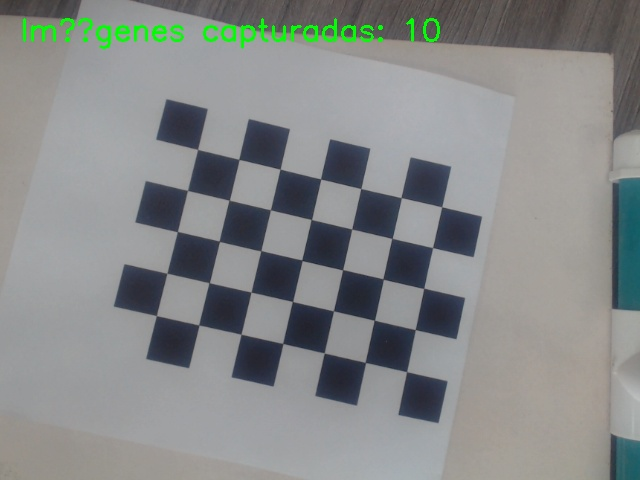
#> input picture calibration_images/calibration_20250325_151842.jpg, 640 x 480 px, given in place of the camera
$ python 'Calibración.py'
#> lines starting #> are read from the running program, lines starting #| are printed output that depends on the picture; after the words box and inside, x2 and y2 are one past the last pixel; in counts of white or black regions, pixels touching at a corner belong together
import cv2
import numpy as np
import os
import json
from datetime import datetime

class CameraCalibrator:
    def __init__(self):
        # Configuración de carpetas
        self.calibration_folder = "C:/Users/johnd/Downloads/Dobot MG400-20250325T192116Z-001/Dobot MG400/calibration_images"
        self.undistorted_folder = "C:/Users/johnd/Downloads/Dobot MG400-20250325T192116Z-001/Dobot MG400/undistorted_images"

        # Crear carpetas si no existen
        os.makedirs(self.calibration_folder, exist_ok=True)
        os.makedirs(self.undistorted_folder, exist_ok=True)

        # Contador de imágenes capturadas
        self.image_count = 0

        # Parámetros del tablero de ajedrez (ajustar según tu tablero)
        self.chessboard_size = (5, 7)  # Número de esquinas internas

        # Preparar puntos objeto (0,0,0), (1,0,0), (2,0,0), ...
        self.objp = np.zeros((self.chessboard_size[0] * self.chessboard_size[1], 3), np.float32)
        self.objp[:, :2] = np.mgrid[0:self.chessboard_size[0], 0:self.chessboard_size[1]].T.reshape(-1, 2)

        # Arrays para almacenar puntos de objetos y puntos de imagen
        self.objpoints = []  # Puntos 3D en el espacio real
        self.imgpoints = []  # Puntos 2D en el plano de la imagen

        # Ventana redimensionable
        self.window_name = "Camera Calibration"
        cv2.namedWindow(self.window_name, cv2.WINDOW_NORMAL)

    def start_capture(self):
        cap = cv2.VideoCapture(3)


        if not cap.isOpened():
            print("Error: No se pudo abrir la cámara.")
            return

        print("Instrucciones:")
        print("- Presiona 'f' para capturar una imagen")
        print("- Presiona 'x' para realizar la calibración")
        print("- Presiona 'q' para salir")

        while True:
            ret, frame = cap.read()
#> frame is the input picture: shape (480, 640, 3); mean B, G, R 137.1, 137.6, 134.7
            if not ret:
                print("Error: No se pudo capturar el frame.")
                break

            frame = cv2.resize(frame, (640, 640))  # Redimensionar a 640x640
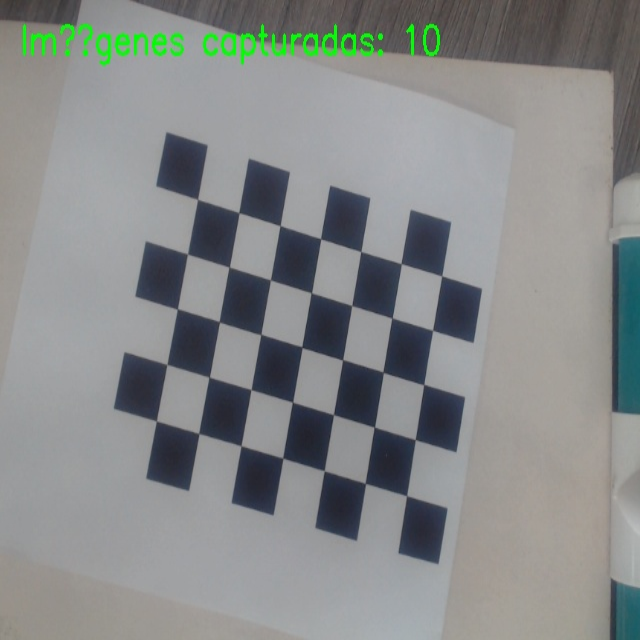
#> frame: shape (640, 640, 3); mean B, G, R 137.1, 137.6, 134.7

            text = f"Imágenes capturadas: {self.image_count}"
            cv2.putText(frame, text, (20, 40), cv2.FONT_HERSHEY_SIMPLEX, 1, (0, 255, 0), 2)
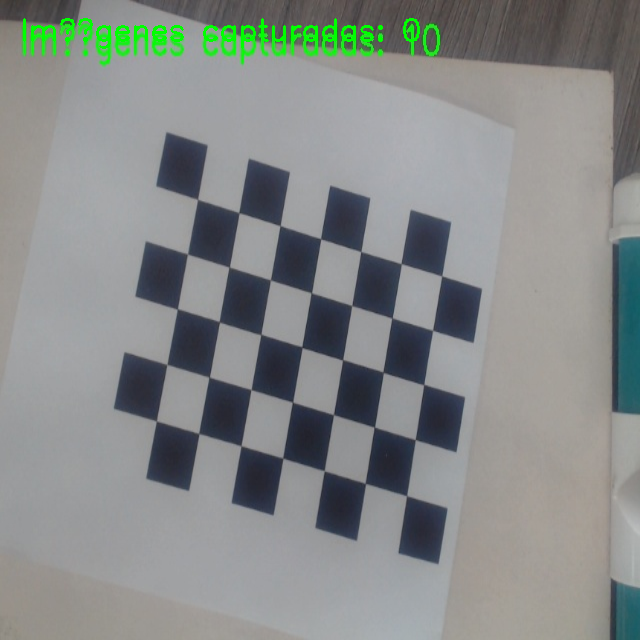
#> frame: shape (640, 640, 3); 0.64% of pixels changed, all inside (x1, y1, x2, y2) = (23, 18, 420, 49)

            cv2.imshow(self.window_name, frame)

            key = cv2.waitKey(1) & 0xFF
#> (key x is pressed here)

            if key == ord('f'):
                self.capture_image(frame)
            elif key == ord('x'):
                cap.release()
                self.calibrate_camera()
                break
            elif key == ord('q'):
                break

        cap.release()
        cv2.destroyAllWindows()

    # [18 lines left out: function capture_image, not called in this run]

    def calibrate_camera(self):
        print("\nIniciando calibración de la cámara...")

        if self.image_count == 0:
            print("Error: No hay imágenes para calibrar.")
            return

        # Procesar todas las imágenes en la carpeta de calibración
        image_files = [os.path.join(self.calibration_folder, f) for f in os.listdir(self.calibration_folder)
                      if f.startswith('calibration_') and f.endswith('.jpg')]

        if not image_files:
            print("Error: No se encontraron imágenes de calibración.")
            return

        print(f"Procesando {len(image_files)} imágenes para calibración...")

        # Criterios de terminación para la detección de esquinas
        criteria = (cv2.TERM_CRITERIA_EPS + cv2.TERM_CRITERIA_MAX_ITER, 30, 0.001)

        for img_file in image_files:
            img = cv2.imread(img_file)
            gray = cv2.cvtColor(img, cv2.COLOR_BGR2GRAY)

            # Encontrar esquinas del tablero
            ret, corners = cv2.findChessboardCorners(gray, self.chessboard_size, None)

            if ret:
                self.objpoints.append(self.objp)

                # Refinar las esquinas a nivel de subpíxel
                corners2 = cv2.cornerSubPix(gray, corners, (11, 11), (-1, -1), criteria)
                self.imgpoints.append(corners2)

                # Dibujar y mostrar las esquinas
                cv2.drawChessboardCorners(img, self.chessboard_size, corners2, ret)

                # Guardar imagen con esquinas marcadas
                base_name = os.path.basename(img_file)
                marked_file = os.path.join(self.calibration_folder, "marked_" + base_name)
                cv2.imwrite(marked_file, img)
            else:
                print(f"No se pudo encontrar el tablero en la imagen: {img_file}")

        if not self.objpoints:
            print("Error: No se pudo detectar el tablero en ninguna imagen.")
            return

        print("Calculando parámetros de calibración...")

        # Calibrar la cámara
        ret, mtx, dist, rvecs, tvecs = cv2.calibrateCamera(
            self.objpoints, self.imgpoints, gray.shape[::-1], None, None
        )

        if not ret:
            print("Error en la calibración de la cámara.")
            return

        print("\nCalibración completada con éxito!")
        print("\nMatriz de la cámara:")
        print(mtx)
        print("\nCoeficientes de distorsión:")
        print(dist)

        # Guardar parámetros en un archivo JSON
        calibration_data = {
            "camera_matrix": mtx.tolist(),
            "distortion_coefficients": dist.tolist()
        }

        with open("camera_calibration.json", "w") as f:
            json.dump(calibration_data, f, indent=4)

        print("\nParámetros de calibración guardados en 'camera_calibration.json'")

        # Remover distorsión de las imágenes
        self.undistort_images(mtx, dist)

    # [27 lines left out: function undistort_images, not called in this run]


if __name__ == "__main__":
    calibrator = CameraCalibrator()
    calibrator.start_capture()

$ run again, on calibration_images/calibration_20250325_151845.jpg
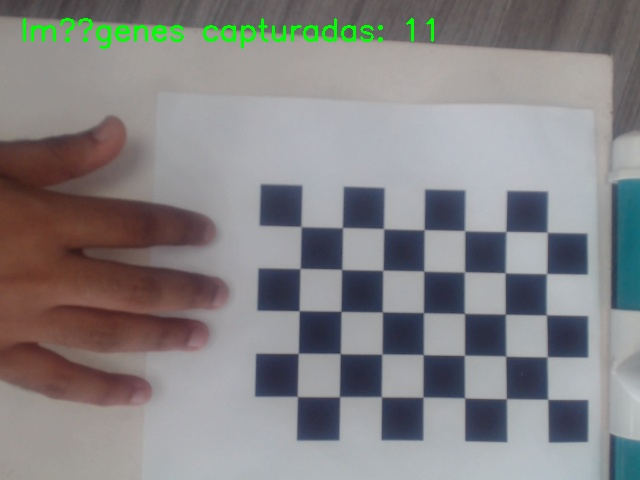
#> input picture calibration_images/calibration_20250325_151845.jpg, 640 x 480 px, given in place of the camera
#> in start_capture, frame is the input picture: shape (480, 640, 3); mean B, G, R 132.4, 131.5, 133.2
#> in start_capture, `frame = cv2.resize(frame, (640, 640))`:
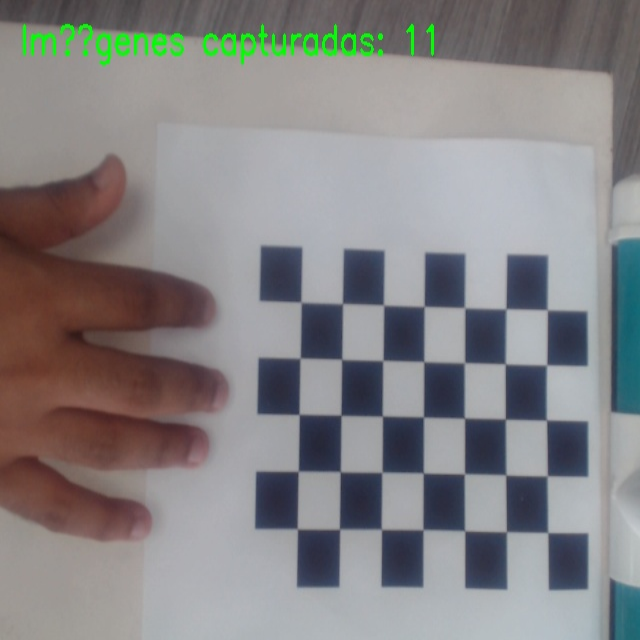
#> frame: shape (640, 640, 3); mean B, G, R 132.4, 131.5, 133.2
#> in start_capture, `cv2.putText(frame, text, (20, 40), cv2.FONT_HERSHEY_SIMPLEX, 1, (0, 25..`:
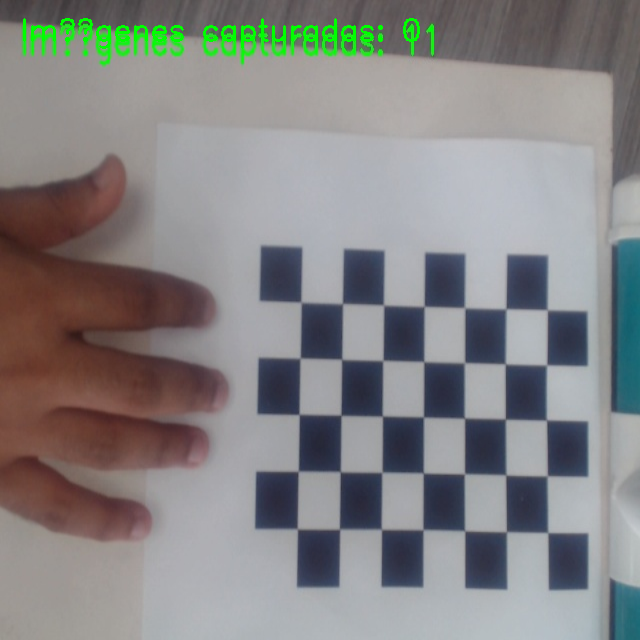
#> frame: shape (640, 640, 3); 0.64% of pixels changed, all inside (x1, y1, x2, y2) = (23, 18, 420, 49)

$ run again, on calibration_images/calibration_20250325_151855.jpg
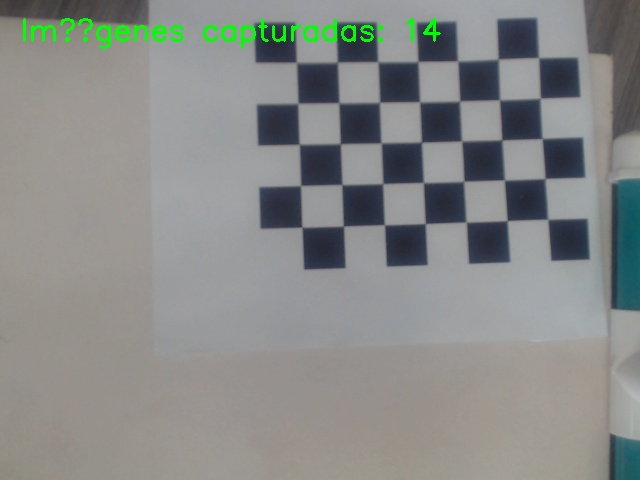
#> input picture calibration_images/calibration_20250325_151855.jpg, 640 x 480 px, given in place of the camera
#> in start_capture, frame is the input picture: shape (480, 640, 3); mean B, G, R 135.9, 137.9, 135.7
#> in start_capture, `frame = cv2.resize(frame, (640, 640))`:
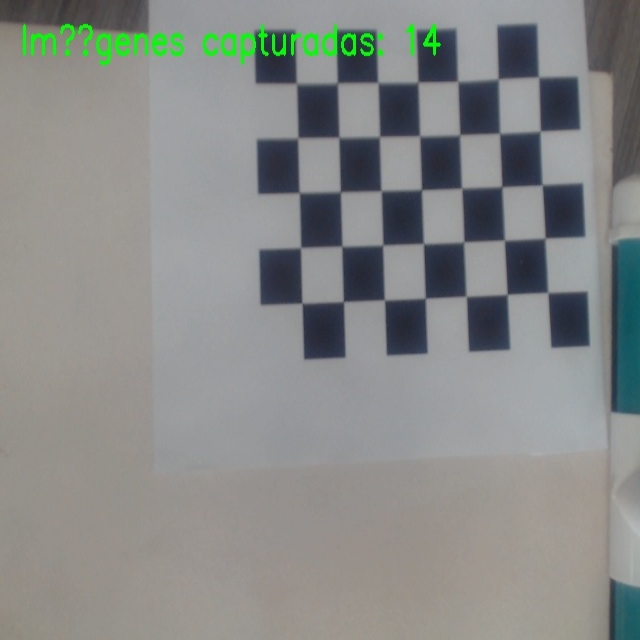
#> frame: shape (640, 640, 3); mean B, G, R 135.9, 137.9, 135.7
#> in start_capture, `cv2.putText(frame, text, (20, 40), cv2.FONT_HERSHEY_SIMPLEX, 1, (0, 25..`:
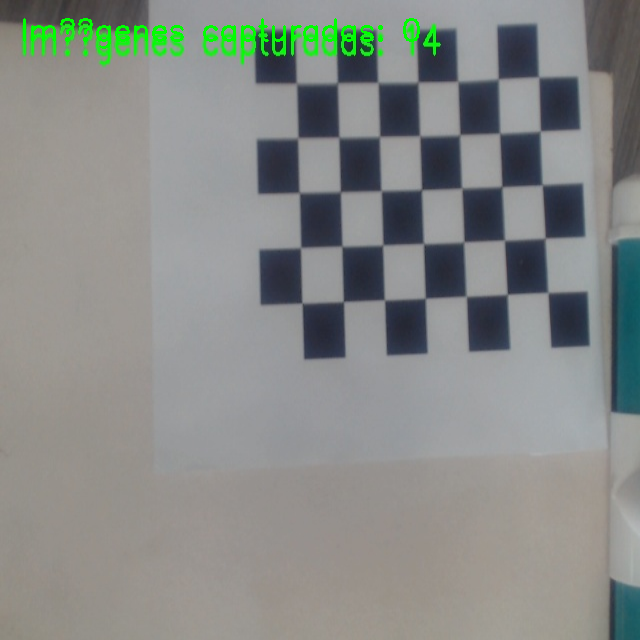
#> frame: shape (640, 640, 3); 0.64% of pixels changed, all inside (x1, y1, x2, y2) = (23, 18, 420, 49)

$ run again, on calibration_images/calibration_20250325_151904.jpg
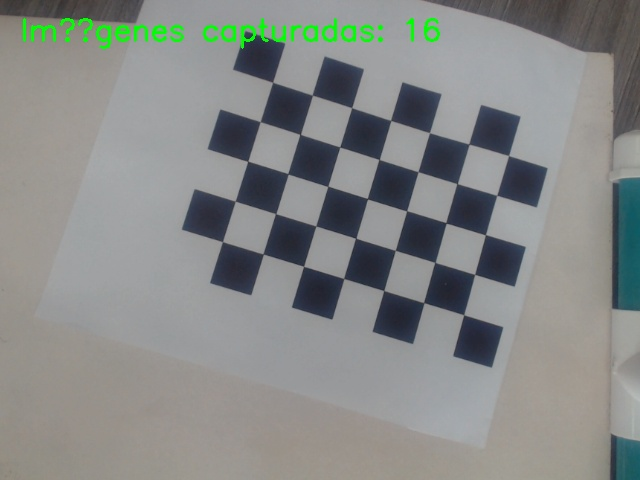
#> input picture calibration_images/calibration_20250325_151904.jpg, 640 x 480 px, given in place of the camera
#> in start_capture, frame is the input picture: shape (480, 640, 3); mean B, G, R 135.7, 137.4, 134.8
#> in start_capture, `frame = cv2.resize(frame, (640, 640))`:
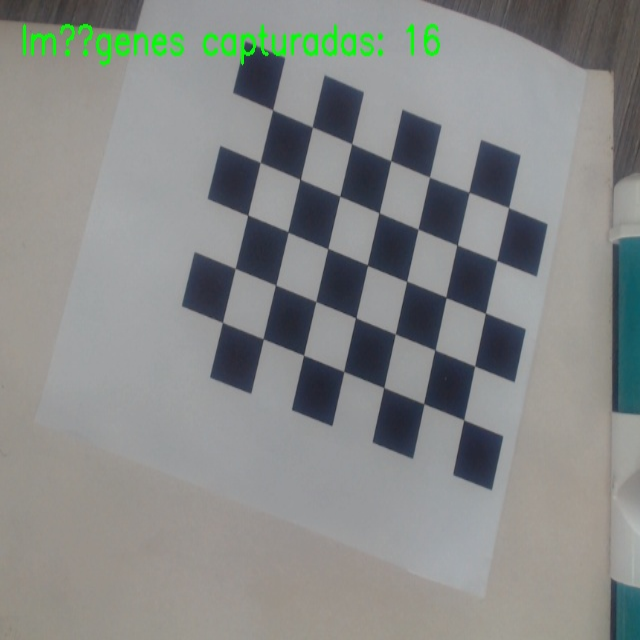
#> frame: shape (640, 640, 3); mean B, G, R 135.7, 137.4, 134.8
#> in start_capture, `cv2.putText(frame, text, (20, 40), cv2.FONT_HERSHEY_SIMPLEX, 1, (0, 25..`:
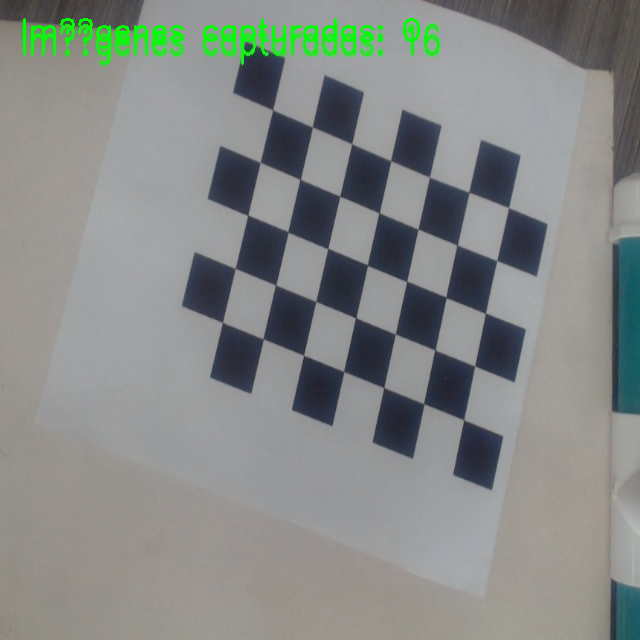
#> frame: shape (640, 640, 3); 0.64% of pixels changed, all inside (x1, y1, x2, y2) = (23, 18, 420, 49)
